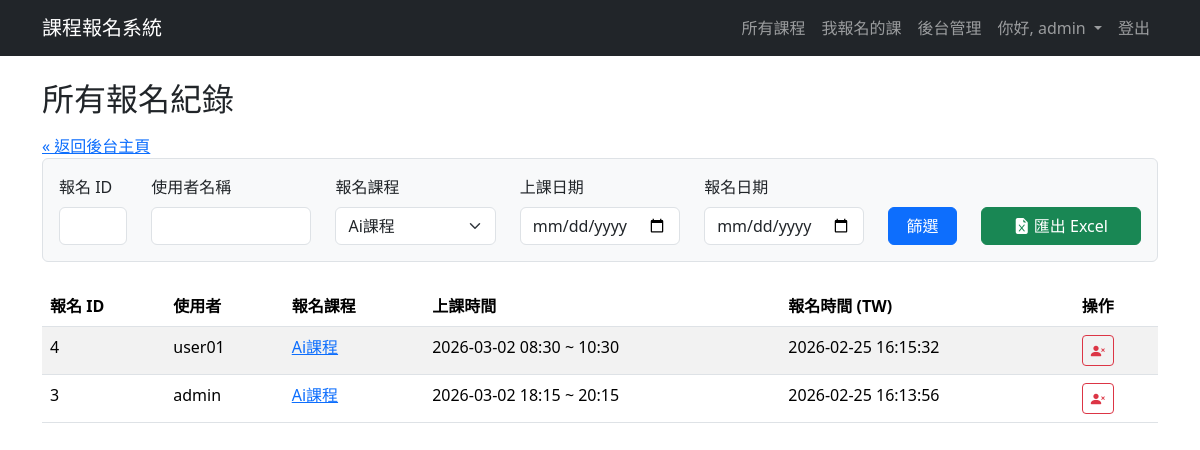
/admin/all_registrations?course_id=2 (signed in), run on the app's committed database.
### app.py (models this page shows, shortened)
class User(UserMixin, db.Model):
    id = db.Column(db.Integer, primary_key=True) # 使用者ID 唯一值
    username = db.Column(db.String(80), unique=True, nullable=False)
    email = db.Column(db.String(120), unique=True, nullable=False) # 電子郵件地址
    password_hash = db.Column(db.String(200), nullable=False) # 儲存雜湊後的密碼
    is_admin = db.Column(db.Boolean, default=False) # 是否為管理者
    needs_password_change = db.Column(db.Boolean, default=False) # 是否需要更新密碼
    __table_args__ = {'extend_existing': True} # 避免重複定義表格錯誤

class Registration(db.Model):
    __tablename__ = 'registration'
    id = db.Column(db.Integer, primary_key=True)
    user_id = db.Column(db.Integer, db.ForeignKey('user.id'), nullable=False)
    time_slot_id = db.Column(db.Integer, db.ForeignKey('time_slot.id'), nullable=False) # 報名的梯次
    registration_time = db.Column(db.DateTime, default=datetime.utcnow)
    __table_args__ = {'extend_existing': True}
    user = db.relationship('User', backref=db.backref('registrations', lazy=True))
    time_slot = db.relationship('TimeSlot', backref=db.backref('registrations', lazy='dynamic', cascade="all, delete-orphan", single_parent=True)) # 一個梯次有多個報名紀錄
    def local_registration_time(self):
        return self.registration_time + timedelta(hours=8)

class Course(db.Model):
    __tablename__ = 'course' # 建議明確指定表名
    id = db.Column(db.Integer, primary_key=True)
    name = db.Column(db.String(120), nullable=False)
    description = db.Column(db.Text, nullable=False) # 課程描述
    speaker_info = db.Column(db.String(200)) # 講者資訊
    has_time_slots = db.Column(db.Boolean, default=False, nullable=False) # 是否有梯次
    status = db.Column(db.String(20), default='尚未開放') # 課程狀態：尚未開放、報名中、報名截止
    registration_start_time = db.Column(db.DateTime, nullable=False) # 報名開始時間
    registration_end_time = db.Column(db.DateTime, nullable=False) # 報名截止時間
    allow_user_to_choose_time = db.Column(db.Boolean, default=False, nullable=False) # 是否允許使用者自選時間
    duration_hours = db.Column(db.Float, nullable=True, default=1) # 新增：上課時數欄位
    user_choice_start_date = db.Column(db.Date, nullable=True) # 自選時間的可選起始日
    user_choice_end_date = db.Column(db.Date, nullable=True) # 自選時間的可選結束日
    user_choice_start_time_of_day = db.Column(db.Time, nullable=True) # 自選時間的每日可選起始時間
    user_choice_end_time_of_day = db.Column(db.Time, nullable=True) # 自選時間的每日可選結束時間
    __table_args__ = {'extend_existing': True} # 避免重複定義表格錯誤
    files = db.relationship('CourseFile', backref='course', lazy=True, cascade="all, delete-orphan") # 課程有多個檔案，刪除課程時也刪除相關檔案
    time_slots = db.relationship('TimeSlot', backref='course', lazy=True, cascade="all, delete-orphan") # 課程有多個梯次，刪除課程時也刪除相關梯次

class TimeSlot(db.Model):
    __tablename__ = 'time_slot'
    id = db.Column(db.Integer, primary_key=True)
    slot_start_time = db.Column(db.DateTime, nullable=False)
    slot_end_time = db.Column(db.DateTime, nullable=False)
    capacity = db.Column(db.Integer, nullable=False, default=999) # 梯次名額
    booked_count = db.Column(db.Integer, default=0) # 已報名人數
    course_id = db.Column(db.Integer, db.ForeignKey('course.id'), nullable=False) # 課程ID 外鍵，參考 Course 表
    __table_args__ = {'extend_existing': True} # 避免重複定義表格錯誤

### app.py (the view, shortened to what this page needs)
@app.route('/admin/all_registrations')
@login_required
@admin_required
def all_registrations():
    query = Registration.query.join(TimeSlot).join(User)
    reg_id_str = request.args.get('registration_id')
    if reg_id_str:
        try:
            query = query.filter(Registration.id == int(reg_id_str))
        except ValueError:
            flash('報名 ID 必須是數字', 'warning')
    username = request.args.get('username')
    if username:
        query = query.filter(User.username.ilike(f"%{username}%"))
    course_id_str = request.args.get('course_id')
    if course_id_str:
        try:
            query = query.filter(TimeSlot.course_id == int(course_id_str))
        except ValueError:
            flash('課程 ID 格式不正確', 'warning')
    slot_date_str = request.args.get('slot_date')
    if slot_date_str:
        try:
            slot_date = datetime.strptime(slot_date_str, '%Y-%m-%d').date()
            query = query.filter(func.date(TimeSlot.slot_start_time) == slot_date)
        except ValueError:
            flash('梯次日期格式不正確', 'warning')
    reg_date_str = request.args.get('registration_date')
    all_courses = db.session.query(Course).join(TimeSlot).join(Registration).distinct(Course.id).order_by(Course.name).all()
    all_regs = query.order_by(Registration.id.desc()).all()
    print("Debug: all_courses names:", [course.name for course in all_courses])
    return render_template(
        'admin_all_registrations.html',
        registrations=all_regs,
        all_courses=all_courses,
        request=request
    )

### app.py (called while the page is built)
@login_manager.user_loader
def load_user(user_id): # 透過 user_id 載入使用者
    return User.query.get(int(user_id)) # 從資料庫取得使用者資料

def admin_required(f):
    @wraps(f)
    def decorated_function(*args, **kwargs):
        if not current_user.is_authenticated or not current_user.is_admin:
            flash('您沒有權限。', 'danger')
            return redirect(url_for('index'))
        return f(*args, **kwargs)
    return decorated_function

### templates/admin_all_registrations.html (shortened to what this page needs)
{% extends "layout.html" %}
{% block content %}
<h2>所有報名紀錄</h2>
<div class="mt-3">
    <a href="{{ url_for('admin_dashboard') }}">&laquo; 返回後台主頁</a>
</div>
<form method="GET" action="{{ url_for('all_registrations') }}" class="mb-4 p-3 border rounded bg-light">
    <div class="row g-4 align-items-end">
        <div class="col-md-1">
            <label for="registration_id" class="form-label">報名 ID</label>
            <input type="text" class="form-control" id="registration_id" name="registration_id" value="{{ request.args.get('registration_id', '') }}">
        </div>
        <div class="col-md-2">
            <label for="username" class="form-label">使用者名稱</label>
            <input type="text" class="form-control" id="username" name="username" value="{{ request.args.get('username', '') }}">
        </div>
        <div class="col-md-2">
            <label for="course_id" class="form-label">報名課程</label>
            <select class="form-select" id="course_id" name="course_id">
                {% for course in all_courses %}
                    <option value="{{ course.id }}" {% if request.args.get('course_id') == course.id|string %}selected{% endif %}>
                        {{ course.name }}
                    </option>
                {% endfor %}
            </select>
        </div>
        <div class="col-md-2">
            <label for="slot_date" class="form-label">上課日期</label>
            <input type="date" class="form-control" id="slot_date" name="slot_date" value="{{ request.args.get('slot_date', '') }}">
        </div>
        <div class="col-md-2">
            <label for="registration_date" class="form-label">報名日期</label>
            <input type="date" class="form-control" id="registration_date" name="registration_date" value="{{ request.args.get('registration_date', '') }}">
        </div>
        <div class="col-md-1">
            <button type="submit" class="btn btn-primary w-100">篩選</button>
        </div>
        <div class="col-md-2">
            <a href="{{ url_for('export_registrations_to_excel') }}?{{ request.query_string.decode() }}" class="btn btn-success w-100">
                <i class="bi bi-file-earmark-excel-fill"></i> 匯出 Excel
            </a>
        </div>
    </div>
</form>
<div class="table-responsive">
    <table class="table table-striped table-hover">
        <thead>
            <tr>
                <th>報名 ID</th>
                <th>使用者</th>
                <th>報名課程</th>
                <th>上課時間</th>
                <th>報名時間 (TW)</th>
                <th>操作</th>
            </tr>
        </thead>
        <tbody>
            {% for reg in registrations %}
            <tr>
                <td>{{ reg.id }}</td>
                <td>{{ reg.user.username }}</td>
                <td>
                    <a href="{{ url_for('course_detail', course_id=reg.time_slot.course.id) }}">
                        {{ reg.time_slot.course.name }}
                    </a>
                </td>
                <td>
                    {% if reg.time_slot.slot_start_time.date() == reg.time_slot.slot_end_time.date() %}
                        {{ reg.time_slot.slot_start_time.strftime('%Y-%m-%d %H:%M') }} ~ {{ reg.time_slot.slot_end_time.strftime('%H:%M') }}
                    {% else %}
                        {{ reg.time_slot.slot_start_time.strftime('%Y-%m-%d %H:%M') }} ~ {{ reg.time_slot.slot_end_time.strftime('%Y-%m-%d %H:%M') }}
                    {% endif %}
                </td>
                <td>{{ reg.local_registration_time().strftime('%Y-%m-%d %H:%M:%S') }}</td>
                <td>
                    <form action="{{ url_for('admin_cancel_registration', registration_id=reg.id) }}?{{ request.query_string.decode() }}" method="POST" onsubmit="return confirm('確定要取消這筆報名嗎？');" style="display: inline;">
                        <button type="submit" class="btn btn-sm btn-outline-danger" title="取消此筆報名">
                            <i class="bi bi-person-x-fill"></i>
                        </button>
                    </form>
                </td>
            </tr>
            {% else %}
            <tr>
                <td colspan="6" class="text-center text-muted">沒有符合條件的報名紀錄。</td>
            </tr>
            {% endfor %}
        </tbody>
    </table>
</div>
{% endblock %}

### templates/layout.html (shortened to what this page needs)
<!doctype html>
<html lang="zh-Hant">
<head>
    <link href="https://cdn.jsdelivr.net/npm/bootstrap@5.3.3/dist/css/bootstrap.min.css" rel="stylesheet">
    <link rel="stylesheet" href="https://cdn.jsdelivr.net/npm/bootstrap-icons@1.11.3/font/bootstrap-icons.min.css">
    <link rel="stylesheet" href="{{ url_for('static', filename='css/style.css') }}">
</head>
<body class="{% block body_class %}{% endblock %}">
    <nav class="navbar navbar-expand-lg {% block navbar_classes %}navbar-dark bg-dark{% endblock %}">
        <div class="container">
            <a class="navbar-brand" href="{{ url_for('index') }}">課程報名系統</a>
            <div class="collapse navbar-collapse" id="navbarNav">
                <ul class="navbar-nav ms-auto">
                    <li class="nav-item">
                        <a class="nav-link" href="{{ url_for('index') }}">所有課程</a>
                    </li>
                    {% if current_user.is_authenticated %}
                        <li class="nav-item">
                            <a class="nav-link" href="{{ url_for('my_courses') }}">我報名的課</a>
                        </li>
                        {% if current_user.is_admin %}
                        <li class="nav-item">
                            <a class="nav-link" href="{{ url_for('admin_dashboard') }}">後台管理</a>
                        </li>
                        {% endif %}
                        <li class="nav-item dropdown">
                            <a class="nav-link dropdown-toggle" href="#" role="button" data-bs-toggle="dropdown" aria-expanded="false">
                                你好, {{ current_user.username }}
                            </a>
                        </li>
                         <li class="nav-item">
                            <a class="nav-link" href="{{ url_for('logout') }}">登出</a>
                        </li>
                    {% else %}
                        <li class="nav-item">
                            <a class="nav-link" href="{{ url_for('login') }}">登入/註冊</a>
                        </li>
                    {% endif %}
                </ul>
            </div>
        </div>
    </nav>
    <main class="container mt-4">
        {% block content %}{% endblock %}
    </main>
</body>
</html>

### data on the page
User: username "admin"
Registration: id "4", user.username "user01", time_slot.course.name "Ai課程", time_slot.slot_start_time "2026-03-02 08:30", time_slot.slot_end_time "10:30", local_registration_time "2026-02-25 16:15:32"
Registration: id "3", user.username "admin", time_slot.course.name "Ai課程", time_slot.slot_start_time "2026-03-02 18:15", time_slot.slot_end_time "20:15", local_registration_time "2026-02-25 16:13:56"

### other printed values
form field course_id "Ai課程"
